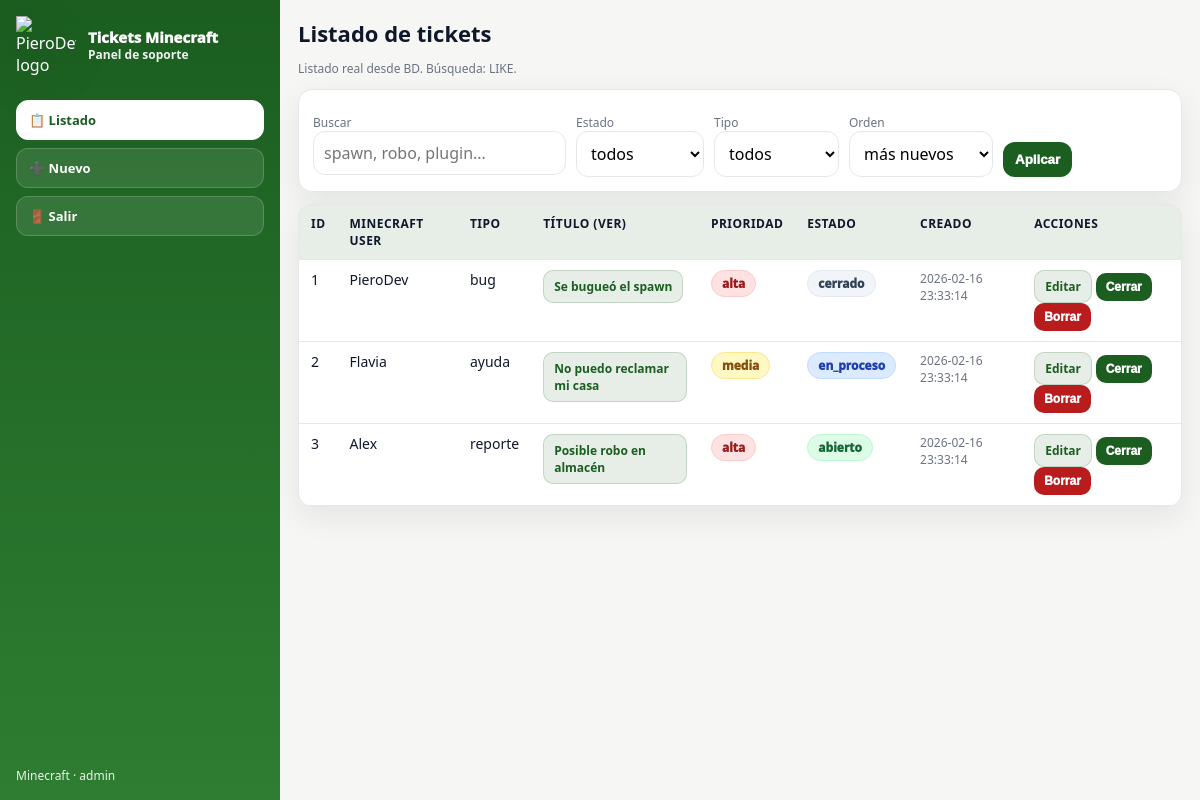
/011-creamos login sencillo/index.php (signed in), run on the app's committed database.
### tables this page shows
CREATE TABLE IF NOT EXISTS mc_tickets (
  id INT UNSIGNED AUTO_INCREMENT PRIMARY KEY,

  minecraft_user VARCHAR(32) NOT NULL,   
  tipo ENUM('bug','reporte','ayuda','sugerencia') NOT NULL DEFAULT 'ayuda',

  titulo VARCHAR(120) NOT NULL,
  descripcion TEXT NOT NULL,

  prioridad ENUM('baja','media','alta') NOT NULL DEFAULT 'media',
  estado ENUM('abierto','en_proceso','cerrado') NOT NULL DEFAULT 'abierto',

  creado_en TIMESTAMP NOT NULL DEFAULT CURRENT_TIMESTAMP,
  actualizado_en TIMESTAMP NOT NULL DEFAULT CURRENT_TIMESTAMP ON UPDATE CURRENT_TIMESTAMP,

   
  INDEX idx_estado (estado),
  INDEX idx_tipo (tipo),
  INDEX idx_prioridad (prioridad),
  INDEX idx_user (minecraft_user)

);

### 011-creamos login sencillo/index.php (the view, shortened to what this page needs)
<?php
function h($s){ return htmlspecialchars((string)$s, ENT_QUOTES, "UTF-8"); }
function estadoClass($e){
  $e = (string)$e;
  if ($e === "en_proceso") return "en-proceso";
  if ($e === "abierto") return "abierto";
  if ($e === "cerrado") return "cerrado";
  return "abierto";
}
function prioClass($p){
  $p = (string)$p;
  if ($p === "alta") return "alta";
  if ($p === "media") return "media";
  return "media";
}
$vista = isset($_GET["vista"]) ? (string)$_GET["vista"] : "list";
$error = "";
$old = [
  "minecraft_user" => "",
  "tipo" => "ayuda",
  "prioridad" => "media",
  "titulo" => "",
  "descripcion" => ""
];
$q      = isset($_GET["q"]) ? trim((string)$_GET["q"]) : "";
$estado = isset($_GET["estado"]) ? (string)$_GET["estado"] : "";
$tipo   = isset($_GET["tipo"]) ? (string)$_GET["tipo"] : "";
$order  = isset($_GET["order"]) ? (string)$_GET["order"] : "new";
$returnHere = "?" . http_build_query([
  "vista"  => "list",
  "q"      => $q,
  "estado" => $estado,
  "tipo"   => $tipo,
  "order"  => $order
]);
$tickets = [];
$useFullText = false;
if ($vista === "list") {
  $mysqli = new mysqli("localhost", "mcadmin", "mcadmin123", "mc_server_tickets");
  $mysqli->set_charset("utf8mb4");
  $sql = "SELECT id, minecraft_user, tipo, titulo, prioridad, estado, creado_en
          FROM mc_tickets";
  if ($order === "old")       $sql .= " ORDER BY creado_en ASC";
  elseif ($order === "prio")  $sql .= " ORDER BY FIELD(prioridad,'alta','media','baja'), creado_en DESC";
  else                        $sql .= " ORDER BY creado_en DESC";
  $stmt = $mysqli->prepare($sql);
  $stmt->execute();
  $res = $stmt->get_result();
  while ($row = $res->fetch_assoc()) $tickets[] = $row;
}
?>
<!doctype html>
<html lang="es">
<head>
</head>
<body>
  <aside class="sidebar">
    <a class="brand" href="?vista=list">
      <img src="https://piero7ov.github.io/pierodev-assets/brand/pierodev/logos/logocompleto.png" alt="PieroDev logo">
      <div>
        <div class="t1">Tickets Minecraft</div>
        <div class="t2">Panel de soporte</div>
      </div>
    </a>
    <nav class="nav">
      <a href="?vista=list" class="<?= $vista==="list" ? "activo" : "" ?>">📋 Listado</a>
      <a href="?vista=new"  class="<?= $vista==="new"  ? "activo" : "" ?>">➕ Nuevo</a>
      <a href="logout.php">🚪 Salir</a>
    </nav>
    <div class="foot">Minecraft · <?= h($_SESSION["admin_user"] ?? "admin") ?></div>
  </aside>
  <main>
    <?php if ($vista === "new"): ?>
      <h1>Nuevo ticket</h1>
      <div class="muted">Formulario con POST (INSERT).</div>
      <?php if ($error !== ""): ?>
        <div class="error"><?= h($error) ?></div>
      <?php endif; ?>
      <div class="box">
        <form method="post" action="?vista=new">
          <input type="hidden" name="accion" value="crear">
          <div class="row">
            <div>
              <div class="muted">Minecraft user</div>
              <input name="minecraft_user" maxlength="32"
                     value="<?= h($old["minecraft_user"]) ?>"
                     placeholder="Ej: PieroDev">
            </div>
            <div>
              <div class="muted">Tipo</div>
              <select name="tipo">
                <option value="ayuda" <?= $old["tipo"]==="ayuda" ? "selected" : "" ?>>ayuda</option>
                <option value="bug" <?= $old["tipo"]==="bug" ? "selected" : "" ?>>bug</option>
                <option value="reporte" <?= $old["tipo"]==="reporte" ? "selected" : "" ?>>reporte</option>
                <option value="sugerencia" <?= $old["tipo"]==="sugerencia" ? "selected" : "" ?>>sugerencia</option>
              </select>
            </div>
            <div>
              <div class="muted">Prioridad</div>
              <select name="prioridad">
                <option value="baja" <?= $old["prioridad"]==="baja" ? "selected" : "" ?>>baja</option>
                <option value="media" <?= $old["prioridad"]==="media" ? "selected" : "" ?>>media</option>
                <option value="alta" <?= $old["prioridad"]==="alta" ? "selected" : "" ?>>alta</option>
              </select>
            </div>
          </div>
          <div style="margin-top:10px;">
            <div class="muted">Título</div>
            <input name="titulo" maxlength="120" style="width:100%;"
                   value="<?= h($old["titulo"]) ?>"
                   placeholder="Ej: Se bugueó el spawn">
          </div>
          <div style="margin-top:10px;">
            <div class="muted">Descripción</div>
            <textarea name="descripcion" placeholder="Describe el problema..."><?= h($old["descripcion"]) ?></textarea>
          </div>
          <div style="margin-top:12px; display:flex; gap:10px; flex-wrap:wrap;">
            <button type="submit">Guardar</button>
            <a class="btnlink" href="?vista=list">Volver</a>
          </div>
        </form>
      </div>
    <?php else: ?>
      <h1>Listado de tickets</h1>
      <p class="muted">Listado real desde BD. Búsqueda: <?= $useFullText ? "FULLTEXT" : "LIKE" ?>.</p>
      <div class="box">
        <form method="get" class="row">
          <div>
            <div class="muted">Buscar</div>
            <input name="q" value="<?= h($q) ?>" placeholder="spawn, robo, plugin...">
          </div>
          <div>
            <div class="muted">Estado</div>
            <select name="estado">
              <option value="" <?= $estado==="" ? "selected" : "" ?>>todos</option>
            </select>
          </div>
          <div>
            <div class="muted">Tipo</div>
            <select name="tipo">
              <option value="" <?= $tipo==="" ? "selected" : "" ?>>todos</option>
            </select>
          </div>
          <div>
            <div class="muted">Orden</div>
            <select name="order">
              <option value="new" <?= $order==="new" ? "selected" : "" ?>>más nuevos</option>
            </select>
          </div>
          <div style="align-self:end;">
            <button type="submit">Aplicar</button>
          </div>
        </form>
      </div>
      <table>
        <thead>
          <tr>
            <th>ID</th>
            <th>Minecraft user</th>
            <th>Tipo</th>
            <th>Título (ver)</th>
            <th>Prioridad</th>
            <th>Estado</th>
            <th>Creado</th>
            <th>Acciones</th>
          </tr>
        </thead>
        <tbody>
          <?php if (!$tickets): ?>
            <tr><td colspan="8">No hay tickets con esos filtros.</td></tr>
          <?php else: ?>
            <?php foreach ($tickets as $t): ?>
              <tr>
                <td><?= (int)$t["id"] ?></td>
                <td><?= h($t["minecraft_user"]) ?></td>
                <td><?= h($t["tipo"]) ?></td>
                <td>
                  <a class="btnlink" href="?vista=ver&id=<?= (int)$t["id"] ?>&return=<?= rawurlencode($returnHere) ?>">
                    <?= h($t["titulo"]) ?>
                  </a>
                </td>
                <td>
                  <span class="badge prio-<?= prioClass($t["prioridad"]) ?>"><?= h($t["prioridad"]) ?></span>
                </td>
                <td>
                  <span class="badge estado-<?= estadoClass($t["estado"]) ?>"><?= h($t["estado"]) ?></span>
                </td>
                <td class="muted"><?= h($t["creado_en"]) ?></td>
                <td>
                  <a class="btnlink" href="?vista=edit&id=<?= (int)$t["id"] ?>&return=<?= rawurlencode($returnHere) ?>">Editar</a>
                  <form class="inline" method="post" action="<?= h($returnHere) ?>">
                    <button type="submit">Cerrar</button>
                  </form>
                  <form class="inline" method="post" action="<?= h($returnHere) ?>"
                        onsubmit="return confirm('¿Borrar ticket #<?= (int)$t['id'] ?>?');">
                    <button type="submit" style="background:var(--danger);">Borrar</button>
                  </form>
                </td>
              </tr>
            <?php endforeach; ?>
          <?php endif; ?>
        </tbody>
      </table>
    <?php endif; ?>
  </main>
</body>
</html>

### 011-creamos login sencillo/index.php (style rules this page uses)
:root { --bg: #f6f7f4; --card: #ffffff; --text: #0f172a; --muted: #6b7280; --border: #e5e7eb; --grass1: #1b5e20; --grass2: #2e7d32; --shadow: 0 10px 30px rgba(15, 23, 42, .08); --radius: 14px; --danger: #b91c1c; }
* { box-sizing:border-box; }
body { margin:0; font-family: system-ui, -apple-system, "Segoe UI", sans-serif; background: var(--bg); color: var(--text); display:flex; min-height:100vh; }
.sidebar { width: 280px; padding: 16px; background: linear-gradient(180deg, var(--grass1), var(--grass2)); color: #fff; display:flex; flex-direction:column; }
.brand { display:flex; align-items:center; gap: 12px; margin-bottom: 14px; text-decoration:none; color:#fff; }
.brand img { width: 60px; height: 60px; display:block; background: transparent; filter: drop-shadow(0 10px 20px rgba(0,0,0,.25)); }
.brand .t1 { font-weight: 950; font-size: 15px; line-height: 1.1; }
.brand .t2 { font-weight: 750; font-size: 12px; opacity:.92; }
.nav { display:flex; flex-direction:column; gap: 8px; margin-top: 10px; }
.nav a { color:#fff; text-decoration:none; font-weight: 900; font-size: 13px; padding: 10px 12px; border-radius: 12px; border: 1px solid rgba(255,255,255,.18); background: rgba(255,255,255,.10); }
.nav a.activo { background: #fff; color: var(--grass1); border-color:#fff; }
.sidebar .foot { margin-top:auto; opacity:.9; font-size: 12px; padding-top: 16px; }
main { flex:1; padding: 18px; overflow:auto; }
h1 { margin: 0 0 6px; font-size: 22px; }
.muted { color: var(--muted); font-size: 12px; }
.box { background: var(--card); border: 1px solid var(--border); border-radius: var(--radius); box-shadow: var(--shadow); padding: 14px; margin-top: 12px; }
a { color: var(--grass1); text-decoration:none; }
.btnlink { display:inline-block; padding: 7px 10px; border-radius: 10px; font-weight: 900; font-size: 12px; background: rgba(27,94,32,.10); border: 1px solid rgba(27,94,32,.18); color: var(--grass1); }
.row { display:flex; gap:10px; flex-wrap:wrap; margin-top: 10px; }
input,select,textarea { padding: 10px 10px; border: 1px solid var(--border); border-radius: 12px; outline: none; background: #fff; font: inherit; }
button { border: 0; border-radius: 12px; padding: 10px 12px; cursor:pointer; font-weight: 950; background: var(--grass1); color: #fff; }
form.inline { display:inline; }
form.inline button { padding: 7px 10px; border-radius: 10px; font-size: 12px; font-weight: 950; }
.badge { display:inline-flex; align-items:center; padding: 4px 10px; border-radius: 999px; font-size: 12px; font-weight: 950; border: 1px solid rgba(15,23,42,.08); white-space: nowrap; }
.estado-abierto { background:#dcfce7; color:#166534; border-color:#bbf7d0; }
.estado-en-proceso { background:#dbeafe; color:#1e40af; border-color:#bfdbfe; }
.estado-cerrado { background:#f1f5f9; color:#334155; border-color:#e2e8f0; }
.prio-alta { background:#fee2e2; color:#991b1b; border-color:#fecaca; }
.prio-media { background:#fef9c3; color:#854d0e; border-color:#fde68a; }
table { width:100%; border-collapse: separate; border-spacing: 0; margin-top: 12px; background: var(--card); border: 1px solid var(--border); border-radius: var(--radius); overflow: hidden; box-shadow: var(--shadow); }
th,td { padding: 10px 12px; border-bottom: 1px solid var(--border); text-align:left; vertical-align: top; font-size: 14px; }
th { background: rgba(27,94,32,.10); font-size: 12px; text-transform: uppercase; letter-spacing: .04em; }

### data on the page
mc_tickets: id "1", minecraft_user "PieroDev", tipo "bug", titulo "Se bugueó el spawn", prioridad "alta", estado "cerrado", creado_en "2026-02-16 23:33:14"
mc_tickets: id "2", minecraft_user "Flavia", tipo "ayuda", titulo "No puedo reclamar mi casa", prioridad "media", estado "en_proceso", creado_en "2026-02-16 23:33:14"
mc_tickets: id "3", minecraft_user "Alex", tipo "reporte", titulo "Posible robo en almacén", prioridad "alta", estado "abierto", creado_en "2026-02-16 23:33:14"

### other printed values
$_SESSION["admin_user"] "admin"
